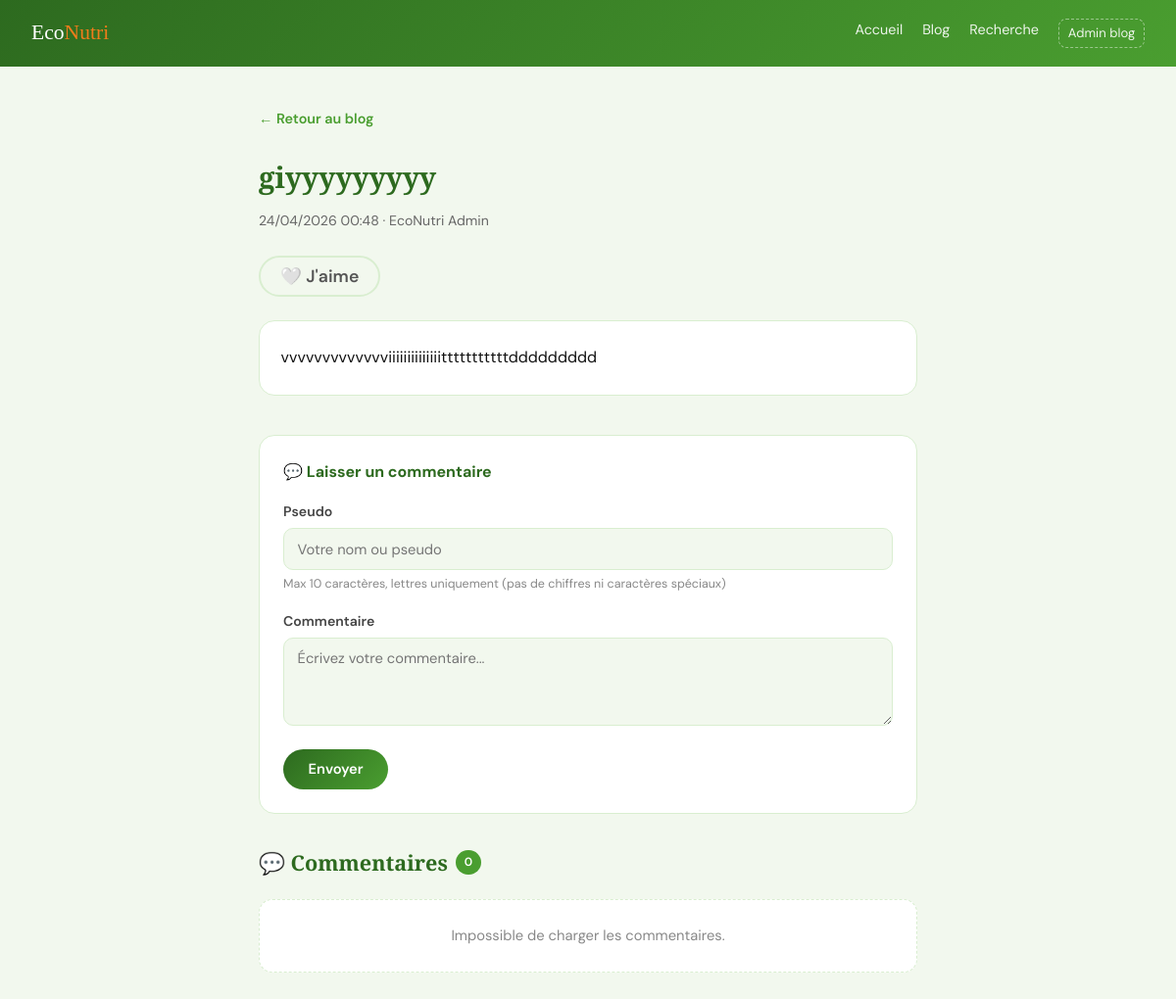
Page /ViewB/frontoffice/blog/article.php?id=6 on the committed database.
### tables this page shows
CREATE TABLE `blog` (
  `id_article` int(10) UNSIGNED NOT NULL,
  `titre` varchar(255) NOT NULL,
  `contenu` text NOT NULL,
  `date_publication` datetime NOT NULL,
  `image` varchar(512) NOT NULL DEFAULT '',
  `statut` varchar(20) NOT NULL DEFAULT 'publie',
  `user_id` int(10) UNSIGNED NOT NULL
);

CREATE TABLE `utilisateur` (
  `id_user` int(10) UNSIGNED NOT NULL,
  `nom` varchar(100) NOT NULL DEFAULT '',
  `prenom` varchar(100) NOT NULL DEFAULT '',
  `email` varchar(255) NOT NULL,
  `mot_de_passe` varchar(255) NOT NULL,
  `role` varchar(20) NOT NULL DEFAULT 'user',
  `date_creation` date NOT NULL,
  `statut` varchar(20) NOT NULL DEFAULT 'actif'
);

### Controller/BlogController.php (called while the page is built, shortened)
<?php
class BlogController
{
    private Blog $model;
    public function __construct()
    {
        $this->model = new Blog();
    }
    public function show(): void
    {
        $this->model->publishScheduled();
        $id = isset($_GET['id']) ? (int) $_GET['id'] : 0;
        $this->model->ensureQuizTokenForArticle($id);
        $article = $this->model->findById($id);
        $hasLiked = $this->model->hasLiked($id, $_SERVER['REMOTE_ADDR'] ?? '0.0.0.0');
        require dirname(__DIR__) . '/View/frontoffice/blog_show.php';
    }
}

### ViewB/frontoffice/blog/article.php (called while the page is built, shortened)
<?php
require_once dirname(__DIR__, 3) . '/Model/bootstrap.php';
$controller = new BlogController();
$controller->show();

### Model/bootstrap.php (called while the page is built, shortened)
<?php
$config = require __DIR__ . '/config.php';
$root = dirname(__DIR__);
spl_autoload_register(function (string $class) use ($root): void {
    $paths = [
        $root . '/Model/' . $class . '.php',
        $root . '/Controller/' . $class . '.php',
    ];
    foreach ($paths as $file) {
        if (is_file($file)) {
            return;
        }
    }
});

### Model/Blog.php (called while the page is built, shortened)
<?php
class Blog
{
    private ?PDO $pdo = null;
    public function __construct()
    {
        $storageDir = __DIR__ . '/storage';
        try {
            $this->pdo = Database::getConnection();
        } catch (Throwable $e) {
            $this->pdo = null;
            $this->ensureJsonStorage();
        }
    }
    public function findById(int $id): ?array
    {
        $sql = 'SELECT b.*, u.prenom, u.nom AS auteur_nom, u.email AS auteur_email
                FROM blog b
                JOIN utilisateur u ON u.id_user = b.user_id
                WHERE b.id_article = :id LIMIT 1';
        $st = $this->pdo->prepare($sql);
        $st->execute(['id' => $id]);
        $row = $st->fetch();
        return $row ?: null;
    }
    public function hasLiked(int $articleId, string $ip): bool
    {
        $st = $this->pdo->prepare('SELECT id FROM blog_likes WHERE article_id = :id AND ip_address = :ip LIMIT 1');
        $st->execute(['id' => $articleId, 'ip' => $ip]);
        return (bool) $st->fetch();
    }
}

### Model/config.php (called while the page is built)
<?php
return [
    'db' => [
        'host'     => '127.0.0.1',
        'name'     => 'econutri_db',
        'user'     => 'econutri_user',
        'password' => '123456',
        'charset'  => 'utf8mb4',
    ],
    'app' => [
        'upload_dir' => __DIR__ . '/../View/uploads/blog',
        'dev_blog_admin_bypass' => true,
        'public_base_url' => '',
        'qr_use_lan_ip_when_localhost' => true,
    ],
];

### Model/Database.php (called while the page is built, shortened)
<?php
class Database
{
    private static ?PDO $pdo = null;
    public static function getConnection(): PDO
    {
        if (self::$pdo === null) {
            $cfg = require __DIR__ . '/config.php';
            $d = $cfg['db'];
            $dsn = sprintf(
                'mysql:host=%s;dbname=%s;charset=%s',
                $d['host'],
                $d['name'],
                $d['charset']
            );
            self::$pdo = new PDO($dsn, $d['user'], $d['password'], [
                PDO::ATTR_ERRMODE            => PDO::ERRMODE_EXCEPTION,
                PDO::ATTR_DEFAULT_FETCH_MODE => PDO::FETCH_ASSOC,
            ]);
            try { self::$pdo->exec("SET time_zone = '+01:00'"); } catch (Throwable $e) {}
        }
        return self::$pdo;
    }
}

### View/frontoffice/blog_show.php (the view, shortened to what this page needs)
<!DOCTYPE html>
<html lang="fr">
<head>
</head>
<body>
  <header>
    <a class="logo" href="../index.html">Eco<span>Nutri</span></a>
    <nav>
      <a href="../index.html">Accueil</a>
      <a href="index.php">Blog</a>
      <a href="search.php">Recherche</a>
      <a class="nav-admin" href="../../backoffice/dev_session.php" title="Session admin sans mot de passe (dev — voir Model/config.php)">Admin blog</a>
    </nav>
  </header>
  <main class="wrap">
    <a class="back" href="index.php">← Retour au blog</a>
    <h1><?= htmlspecialchars($article['titre']) ?></h1>
    <?php
      $rawPubDate = (string) ($article['date_publication'] ?? '');
      $dtPub = DateTime::createFromFormat('Y-m-d H:i:s', $rawPubDate)
            ?: DateTime::createFromFormat('Y-m-d\TH:i', $rawPubDate)
            ?: DateTime::createFromFormat('Y-m-d', $rawPubDate);
      $displayDate = $dtPub ? $dtPub->format('d/m/Y H:i') : htmlspecialchars($rawPubDate);
    ?>
    <p class="meta"><?= $displayDate ?> · <?= htmlspecialchars(trim(($article['prenom'] ?? '') . ' ' . ($article['auteur_nom'] ?? ''))) ?></p>
    <button id="likeBtn" class="like-btn <?= $hasLiked ? 'liked' : '' ?>" data-id="<?= (int)$article['id_article'] ?>">
      <?= $hasLiked ? '❤️ Aimé' : '🤍 J\'aime' ?>
    </button>
    <div class="content"><?= nl2br(htmlspecialchars($article['contenu'])) ?></div>
    <section class="comments-section">
      <div class="comment-form">
        <h3>💬 Laisser un commentaire</h3>
        <form id="commentForm">
          <div class="field">
            <label for="commentPseudo">Pseudo</label>
            <input type="text" id="commentPseudo" name="pseudo" placeholder="Votre nom ou pseudo" maxlength="10" pattern="[a-zA-ZÀ-ÿ\s]+" required />
            <p style="font-size:.78rem;color:#888;margin-top:.25rem;">Max 10 caractères, lettres uniquement (pas de chiffres ni caractères spéciaux)</p>
          </div>
          <div class="field">
            <label for="commentContenu">Commentaire</label>
            <textarea id="commentContenu" name="contenu" placeholder="Écrivez votre commentaire..." required></textarea>
          </div>
          <button type="submit" class="submit-btn" id="commentSubmitBtn">Envoyer</button>
        </form>
      </div>
      <h2>💬 Commentaires <span class="count-badge" id="commentCount">0</span></h2>
      <div class="comments-list" id="commentsList">
      </div>
    </section>
  </main>
</body>
</html>

### View/frontoffice/blog_show.php (style rules this page uses)
:root { --green-dark:#2d6a1f; --green-main:#4a9e30; --orange:#f07c1b; --bg:#f2f8ee; --border:#d9eed0; }
* { box-sizing:border-box; margin:0; padding:0; }
body { font-family:"DM Sans",sans-serif; background:var(--bg); color:#111; line-height:1.65; }
header { background:linear-gradient(135deg,var(--green-dark),var(--green-main)); padding:1rem 2rem; display:flex; align-items:center; justify-content:space-between; flex-wrap:wrap; gap:1rem; }
header a.logo { font-family:"Playfair Display",serif; color:#fff; font-size:1.35rem; text-decoration:none; }
header a.logo span { color:var(--orange); }
nav { display:flex; gap:1.25rem; flex-wrap:wrap; }
nav a { color:rgba(255,255,255,.9); text-decoration:none; font-size:.9rem; }
nav a.nav-admin { border:1px dashed rgba(255,255,255,.45); padding:.2rem .55rem; border-radius:8px; font-size:.82rem; }
.wrap { max-width:720px; margin:0 auto; padding:2.5rem 1.5rem; }
.back { display:inline-block; margin-bottom:1.5rem; color:var(--green-main); font-weight:600; text-decoration:none; font-size:.9rem; }
h1 { font-family:"Playfair Display",serif; color:var(--green-dark); font-size:1.85rem; margin-bottom:.5rem; }
.meta { color:#666; font-size:.88rem; margin-bottom:1.5rem; }
.content { background:#fff; border:1.5px solid var(--border); border-radius:16px; padding:1.5rem 1.35rem; white-space:pre-wrap; }
.like-btn { background:none; border:2px solid var(--border); border-radius:50px; padding:.5rem 1.25rem; font-size:1.1rem; cursor:pointer; display:inline-flex; align-items:center; gap:.5rem; margin-bottom:1.5rem; transition:all 0.2s; font-family:"DM Sans",sans-serif; font-weight:600; color:#555; }
.comments-section { margin-top:2.5rem; }
.comments-section h2 { font-family:"Playfair Display",serif; color:var(--green-dark); font-size:1.35rem; margin-bottom:1.25rem; display:flex; align-items:center; gap:.5rem; }
.comments-section h2 .count-badge { background:var(--green-main); color:#fff; font-size:.75rem; padding:.15rem .55rem; border-radius:50px; font-family:"DM Sans",sans-serif; font-weight:600; }
.comment-form { background:#fff; border:1.5px solid var(--border); border-radius:16px; padding:1.5rem; margin-bottom:2rem; }
.comment-form h3 { font-size:1rem; color:var(--green-dark); margin-bottom:1rem; display:flex; align-items:center; gap:.4rem; }
.comment-form label { display:block; font-weight:600; font-size:.88rem; color:#444; margin-bottom:.3rem; }
.comment-form input, .comment-form textarea { width:100%; padding:.65rem .85rem; border:1.5px solid var(--border); border-radius:10px; font-family:inherit; font-size:.92rem; background:var(--bg); transition:border-color .2s; resize:vertical; }
.comment-form textarea { min-height:90px; }
.comment-form .field { margin-bottom:1rem; }
.comment-form .submit-btn { background:linear-gradient(135deg,var(--green-dark),var(--green-main)); color:#fff; border:none; padding:.65rem 1.6rem; border-radius:50px; font-weight:600; font-size:.92rem; cursor:pointer; font-family:inherit; transition:opacity .2s, transform .15s; }
.comments-list { display:flex; flex-direction:column; gap:1rem; }

### rows in the picture
blog: titre "giyyyyyyyyy", date_publication "24/04/2026 00:48", user.nom "EcoNutri Admin", contenu "vvvvvvvvvvvvviiiiiiiiiiiiiitttttttttttddddddddd"
